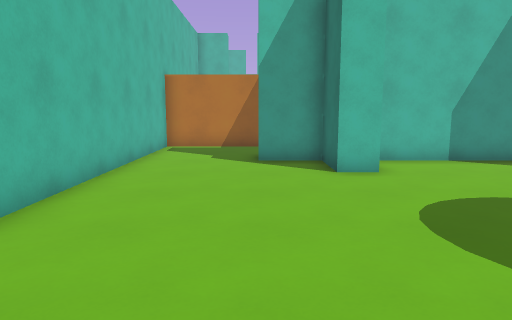
[1] (above)

15 first-person views from a walk through a Godot game level. The camera is 1.5 m above the floor, tilts 8° down and sees 70° across. The floor is counted in squares, 1 m on a side. Each view is taken from the middle of a square. On the plan, view 1 faces up. The plan holds only what a view shows up to about 16 squares ahead; the rest is blank. The place goes on beyond the plan.

[2]
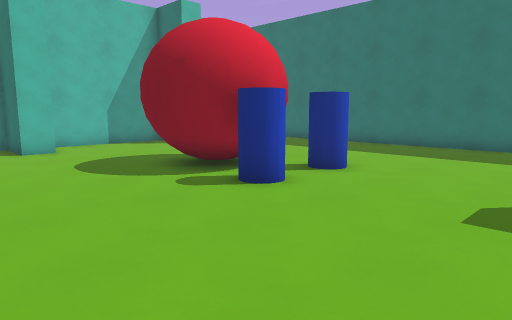

[3]
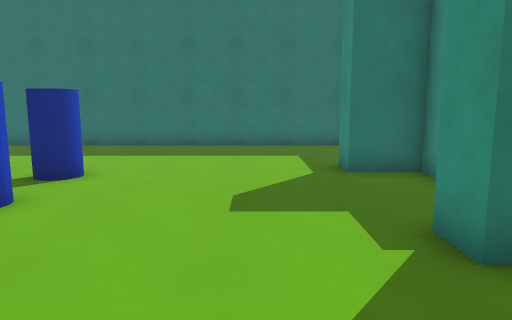

[4]
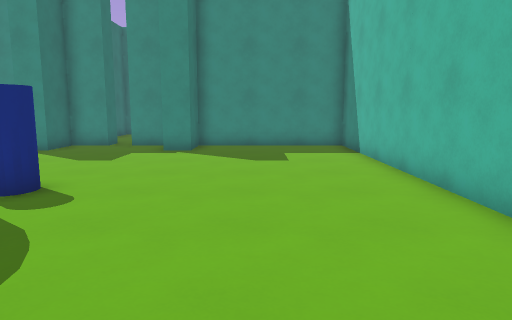

[5]
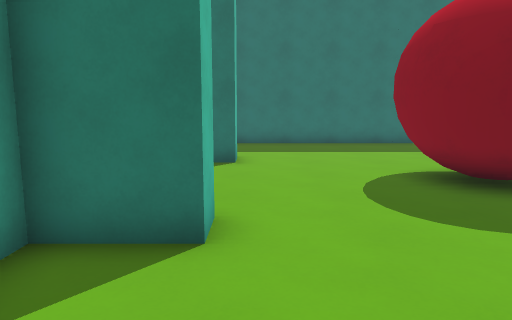

[6]
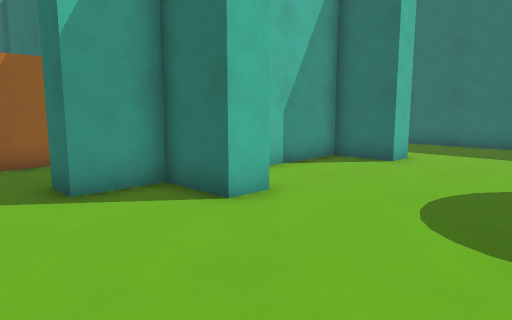

[7]
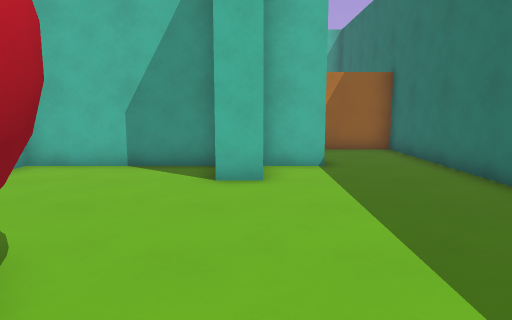

[8]
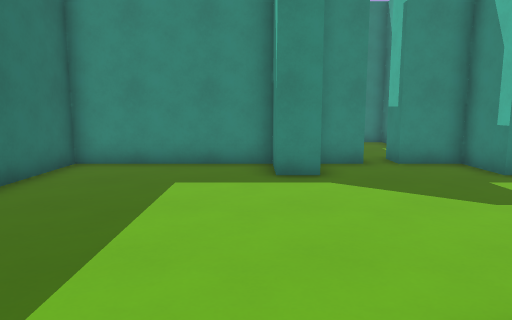

[9]
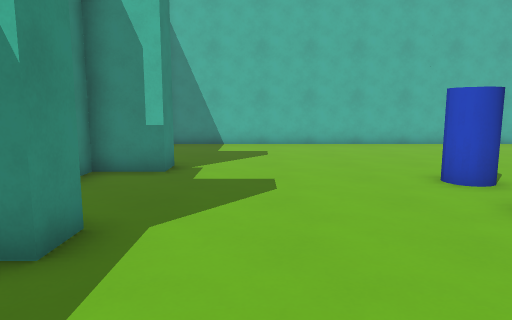

[10]
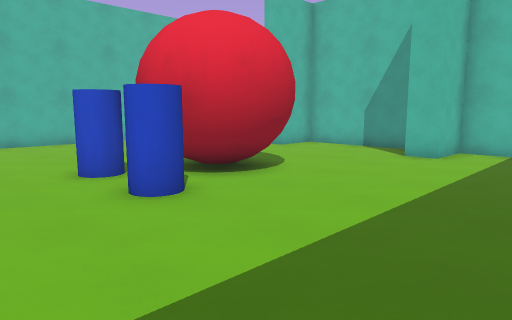

[11]
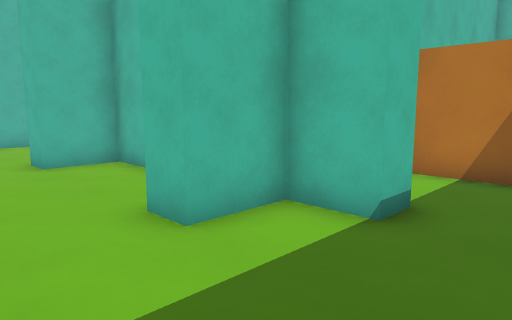

[12]
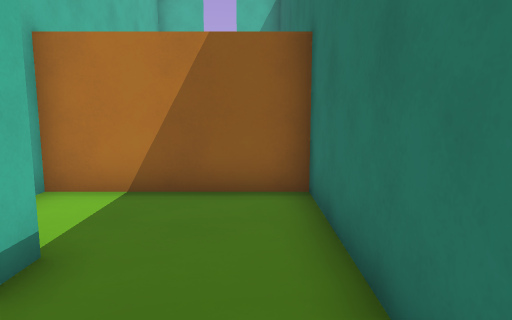

[13]
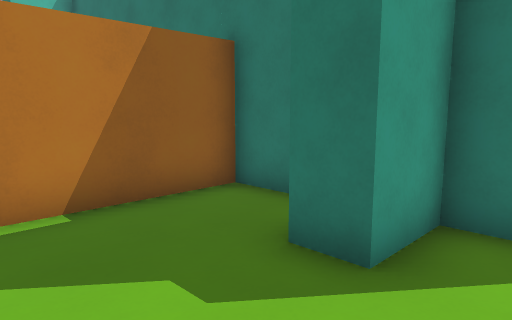

[14]
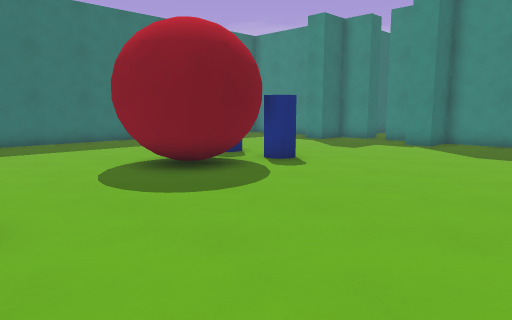

[15]
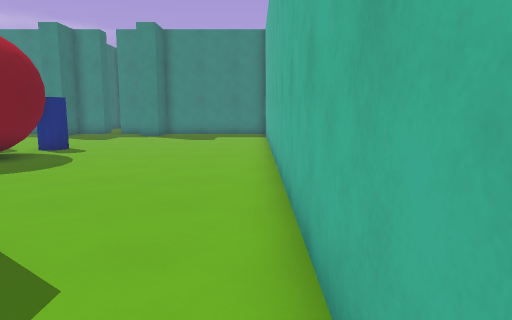

### Floor plan
Points are (right, up) in squares from view 1. A wall is a line through its corners. A room is listed if a view was taken in it or the views show most of it. See-through windows are left out.
Room 1 (views 1, 2, 3, 4, 5, 6, 7, 8, 9, 10, 11, 12, 13, 14, 15)
walls: (4.6, 1.3) (4.1, 1.7); (4.2, 1.7) (3.7, 2.3) (3.5, 3.4) (3.8, 4.1); (4.4, 1.8) (4, 2.3); (4.1, 2) (3.8, 2.9) (3.9, 3.6); (3.8, 2) (3.5, 2.8) (3.6, 3.8) (4.2, 4.4); (3.8, 2.6) (3.8, 3.1); (3.8, 3.5) (4, 4); (6.5, 1.6) (6.1, 1.4); (4, 3.9) (4.3, 4.3) (4.7, 4.6); (7, 2.3) (6.7, 1.9); (7.2, 2.1) (6.8, 1.6); (4, 4.4) (4.7, 4.9) (5.6, 5); (4.6, 4.6) (5.3, 4.8) (6.1, 4.7); (4.4, 4.7) (5, 5); (7.2, 2.9) (6.9, 2.1); (5, 4.8) (5.6, 4.9); (7, 4) (7.3, 3.3) (7.2, 2.6); (5.5, 5) (6.1, 4.9); (7.4, 3.7) (7.5, 3.1); (7.2, 4.1) (7.5, 3.4) (7.4, 2.6) (7.1, 1.9) (6.5, 1.4); (6, -7.9) (7.5, -7.9) (7.5, -6.2) (8.5, -6.2) (8.5, -7.9) (14, -7.9) (14, 14.5) (9.2, 14.5) (9.2, 14.1); (1.9, 13) (1.9, 14.5) (-3.5, 14.5) (-3.5, -7.9) (2.3, -7.9) (2.3, -6.2) (3.3, -6.2) (3.3, -7.9) (5.1, -7.9); (10.8, 11.6) (10.8, 10.6) (9.2, 10.6) (9.2, 8.6) (8.2, 8.6) (8.2, 10.6) (2.9, 10.6) (2.9, 8.6) (1.9, 8.6) (1.9, 10.6) (0.1, 10.6) (0.1, 11.6)
low walls: (4.7, 1.6) (4.1, 2); (4.5, 1.9) (4.1, 2.5) (4, 3.3) (4.2, 3.9) (4.8, 4.4); (4.9, 1.8) (4.4, 2.2) (4.1, 2.9) (4.2, 3.7) (4.7, 4.3) (5.2, 4.5); (5.2, 1.7) (4.7, 1.9); (6.9, 2.1) (6.3, 1.6); (6.9, 3.2) (6.9, 2.4) (6.5, 1.9) (5.8, 1.7); (5, 4.6) (5.5, 4.6); (6.8, 3.5) (6.9, 2.9) (6.6, 2.1) (6.2, 1.8); (5.4, 4.7) (5.9, 4.6); (7.2, 3.5) (7.2, 2.9)
objects: other object (4, 0) to (5, 1); other object (7, 0) to (7, 1)

Positions as (right, up) in squares from view 1, and headings:
1: (0, 0), facing up
2: (-1, -5), facing up-right
3: (-1, -4), facing right
4: (0, 7), facing down
5: (-2, 8), facing right
6: (-2, 4), facing up-right
7: (9, 1), facing up
8: (9, 2), facing down
9: (12, -4), facing left
10: (13, -3), facing up-left
11: (13, 6), facing up-left
12: (13, 8), facing up
13: (-3, 9), facing up-right
14: (-3, 9), facing down-right
15: (-3, 14), facing down
